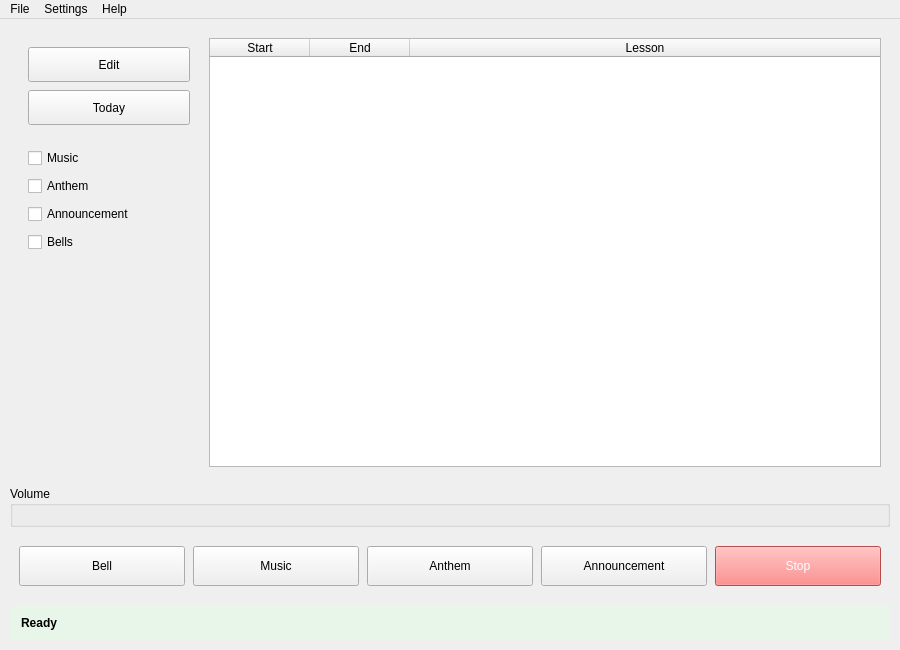
<?xml version="1.0" encoding="UTF-8"?>
<ui version="4.0">
 <class>SchoolBellWindow</class>
 <widget class="QMainWindow" name="SchoolBellWindow">
  <property name="geometry">
   <rect>
    <x>0</x>
    <y>0</y>
    <width>900</width>
    <height>650</height>
   </rect>
  </property>
  <property name="minimumSize">
   <size>
    <width>800</width>
    <height>600</height>
   </size>
  </property>
  <property name="windowTitle">
   <string>School Bell</string>
  </property>
  <widget class="QWidget" name="centralwidget">
   <layout class="QVBoxLayout" name="mainLayout">
    <property name="spacing">
     <number>10</number>
    </property>
    <property name="leftMargin">
     <number>10</number>
    </property>
    <property name="topMargin">
     <number>10</number>
    </property>
    <property name="rightMargin">
     <number>10</number>
    </property>
    <property name="bottomMargin">
     <number>10</number>
    </property>
    <item>
     <widget class="QFrame" name="contentFrame">
      <property name="frameShape">
       <enum>QFrame::NoFrame</enum>
      </property>
      <layout class="QHBoxLayout" name="contentLayout">
       <property name="spacing">
        <number>10</number>
       </property>
       <item>
        <widget class="QFrame" name="controlsFrame">
         <property name="minimumSize">
          <size>
           <width>180</width>
           <height>0</height>
          </size>
         </property>
         <property name="maximumSize">
          <size>
           <width>180</width>
           <height>16777215</height>
          </size>
         </property>
         <layout class="QVBoxLayout" name="controlsLayout">
          <property name="spacing">
           <number>8</number>
          </property>
          <item>
           <widget class="QPushButton" name="editButton">
            <property name="minimumSize">
             <size>
              <width>0</width>
              <height>35</height>
             </size>
            </property>
            <property name="text">
             <string>Edit</string>
            </property>
           </widget>
          </item>
          <item>
           <widget class="QPushButton" name="todayButton">
            <property name="minimumSize">
             <size>
              <width>0</width>
              <height>35</height>
             </size>
            </property>
            <property name="toolTip">
             <string>Navigate to current day</string>
            </property>
            <property name="text">
             <string>Today</string>
            </property>
           </widget>
          </item>
          <item>
           <spacer name="verticalSpacer_1">
            <property name="orientation">
             <enum>Qt::Vertical</enum>
            </property>
            <property name="sizeType">
             <enum>QSizePolicy::Fixed</enum>
            </property>
            <property name="sizeHint" stdset="0">
             <size>
              <width>0</width>
              <height>15</height>
             </size>
            </property>
           </spacer>
          </item>
          <item>
           <widget class="QCheckBox" name="musicCheckbox">
            <property name="text">
             <string>Music</string>
            </property>
           </widget>
          </item>
          <item>
           <widget class="QCheckBox" name="anthemCheckbox">
            <property name="text">
             <string>Anthem</string>
            </property>
           </widget>
          </item>
          <item>
           <widget class="QCheckBox" name="announcementCheckbox">
            <property name="text">
             <string>Announcement</string>
            </property>
           </widget>
          </item>
          <item>
           <widget class="QCheckBox" name="bellsCheckbox">
            <property name="text">
             <string>Bells</string>
            </property>
           </widget>
          </item>
          <item>
           <spacer name="verticalSpacer_2">
            <property name="orientation">
             <enum>Qt::Vertical</enum>
            </property>
            <property name="sizeHint" stdset="0">
             <size>
              <width>0</width>
              <height>0</height>
             </size>
            </property>
           </spacer>
          </item>
         </layout>
        </widget>
       </item>
       <item>
        <widget class="QTableWidget" name="scheduleTable">
         <property name="minimumSize">
          <size>
           <width>400</width>
           <height>0</height>
          </size>
         </property>
         <property name="alternatingRowColors">
          <bool>true</bool>
         </property>
         <property name="selectionBehavior">
          <enum>QAbstractItemView::SelectRows</enum>
         </property>
         <attribute name="horizontalHeaderStretchLastSection">
          <bool>true</bool>
         </attribute>
         <column>
          <property name="text">
           <string>Start</string>
          </property>
         </column>
         <column>
          <property name="text">
           <string>End</string>
          </property>
         </column>
         <column>
          <property name="text">
           <string>Lesson</string>
          </property>
         </column>
        </widget>
       </item>
      </layout>
     </widget>
    </item>
    <item>
     <widget class="QGroupBox" name="volumeGroup">
      <property name="title">
       <string>Volume</string>
      </property>
      <layout class="QHBoxLayout" name="volumeLayout">
      </layout>
     </widget>
    </item>
    <item>
     <widget class="QFrame" name="buttonsFrame">
      <layout class="QHBoxLayout" name="bottomLayout">
       <property name="spacing">
        <number>8</number>
       </property>
       <item>
        <widget class="QPushButton" name="bellButton">
         <property name="minimumSize">
          <size>
           <width>0</width>
           <height>40</height>
          </size>
         </property>
         <property name="text">
          <string>Bell</string>
         </property>
        </widget>
       </item>
       <item>
        <widget class="QPushButton" name="musicButton">
         <property name="minimumSize">
          <size>
           <width>0</width>
           <height>40</height>
          </size>
         </property>
         <property name="text">
          <string>Music</string>
         </property>
        </widget>
       </item>
       <item>
        <widget class="QPushButton" name="anthemButton">
         <property name="minimumSize">
          <size>
           <width>0</width>
           <height>40</height>
          </size>
         </property>
         <property name="text">
          <string>Anthem</string>
         </property>
        </widget>
       </item>
       <item>
        <widget class="QPushButton" name="announcementButton">
         <property name="minimumSize">
          <size>
           <width>0</width>
           <height>40</height>
          </size>
         </property>
         <property name="text">
          <string>Announcement</string>
         </property>
        </widget>
       </item>
       <item>
        <widget class="QPushButton" name="stopButton">
         <property name="minimumSize">
          <size>
           <width>0</width>
           <height>40</height>
          </size>
         </property>
         <property name="styleSheet">
          <string notr="true">background-color: #ff6b6b; color: white;</string>
         </property>
         <property name="text">
          <string>Stop</string>
         </property>
        </widget>
       </item>
      </layout>
     </widget>
    </item>
    <item>
     <widget class="QLabel" name="statusLabel">
      <property name="minimumSize">
       <size>
        <width>0</width>
        <height>35</height>
       </size>
      </property>
      <property name="styleSheet">
       <string notr="true">background-color: #e8f5e9; padding: 8px; border-radius: 4px; font-weight: bold;</string>
      </property>
      <property name="text">
       <string>Ready</string>
      </property>
     </widget>
    </item>
   </layout>
  </widget>
  <widget class="QMenuBar" name="menubar">
   <property name="geometry">
    <rect>
     <x>0</x>
     <y>0</y>
     <width>900</width>
     <height>24</height>
    </rect>
   </property>
   <widget class="QMenu" name="menuFile">
    <property name="title">
     <string>File</string>
    </property>
    <addaction name="actionLoad"/>
    <addaction name="actionSave"/>
    <addaction name="separator"/>
    <addaction name="actionExit"/>
   </widget>
   <widget class="QMenu" name="menuSettings">
    <property name="title">
     <string>Settings</string>
    </property>
    <widget class="QMenu" name="menuSounds">
     <property name="title">
      <string>Sounds</string>
     </property>
     <addaction name="actionSoundsStart"/>
     <addaction name="actionSoundsEnd"/>
    </widget>
    <widget class="QMenu" name="menuLanguage">
     <property name="title">
      <string>Language</string>
     </property>
     <addaction name="actionLocaleRu"/>
     <addaction name="actionLocaleEn"/>
    </widget>
    <addaction name="menuSounds"/>
    <addaction name="actionMusic"/>
    <addaction name="actionAnthem"/>
    <addaction name="actionAnnouncement"/>
    <addaction name="actionTemplates"/>
    <addaction name="menuLanguage"/>
   </widget>
   <widget class="QMenu" name="menuHelp">
    <property name="title">
     <string>Help</string>
    </property>
    <addaction name="actionAbout"/>
   </widget>
   <addaction name="menuFile"/>
   <addaction name="menuSettings"/>
   <addaction name="menuHelp"/>
  </widget>
  <action name="actionLoad">
   <property name="text">
    <string>Load...</string>
   </property>
   <property name="shortcut">
    <string>Ctrl+O</string>
   </property>
  </action>
  <action name="actionSave">
   <property name="text">
    <string>Save</string>
   </property>
   <property name="shortcut">
    <string>Ctrl+S</string>
   </property>
  </action>
  <action name="actionExit">
   <property name="text">
    <string>Exit</string>
   </property>
   <property name="shortcut">
    <string>Ctrl+Q</string>
   </property>
  </action>
  <action name="actionSoundsStart">
   <property name="text">
    <string>Start Lesson...</string>
   </property>
  </action>
  <action name="actionSoundsEnd">
   <property name="text">
    <string>End Lesson...</string>
   </property>
  </action>
  <action name="actionMusic">
   <property name="text">
    <string>Music Break...</string>
   </property>
  </action>
  <action name="actionAnthem">
   <property name="text">
    <string>Anthem...</string>
   </property>
  </action>
  <action name="actionAnnouncement">
   <property name="text">
    <string>Announcement...</string>
   </property>
  </action>
  <action name="actionTemplates">
   <property name="text">
    <string>Edit Templates</string>
   </property>
  </action>
  <action name="actionLocaleRu">
   <property name="text">
    <string>Russian</string>
   </property>
  </action>
  <action name="actionLocaleEn">
   <property name="text">
    <string>English</string>
   </property>
  </action>
  <action name="actionAbout">
   <property name="text">
    <string>About</string>
   </property>
  </action>
  <action name="actionToday">
   <property name="text">
    <string>Today</string>
   </property>
   <property name="shortcut">
    <string>Ctrl+T</string>
   </property>
  </action>
 </widget>
 <resources/>
 <connections/>
</ui>
